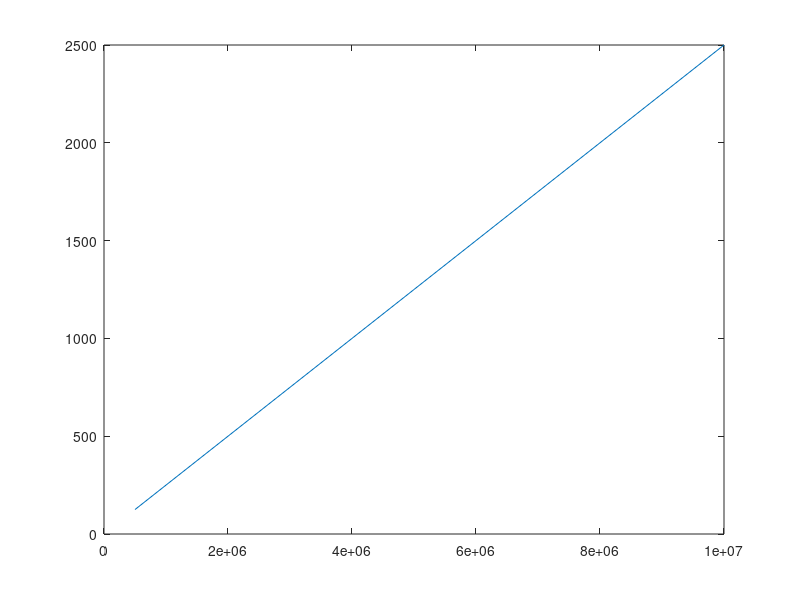

This chart was generated by the following MATLAB code:
function scanspeed

    %There's a maximum scan speed that a linear galvo can attain
    %This is ~500Hz
    
    %If we use linear galvos, we are then forced to use multiple pulses per
    %pixel, and lower peak powers, than we might otherwise want to. This in
    %turn raises our average power (if we use 2 pulses/pixel, we
    %essentially double our rep rate on the photobleaching/avg power
    %curve)
    
    %We may be able to run linear galvos in some kind of 'open loop'
    %configuration
    
    %If we use resonant galvos, we can run these at a single higher speed,
    %~4kHz, but they will be hard to synchronize?
    
    %We can also use 1D AODs as scanners; downside is lower transmission (~70%);
    
    
    
    resolution = 1000;
    
    reprates = [0.5 1 2.5 5 10]*1E6;
    
    linerates = reprates/(4*resolution);
    
    figure, plot(reprates, linerates)
    
end